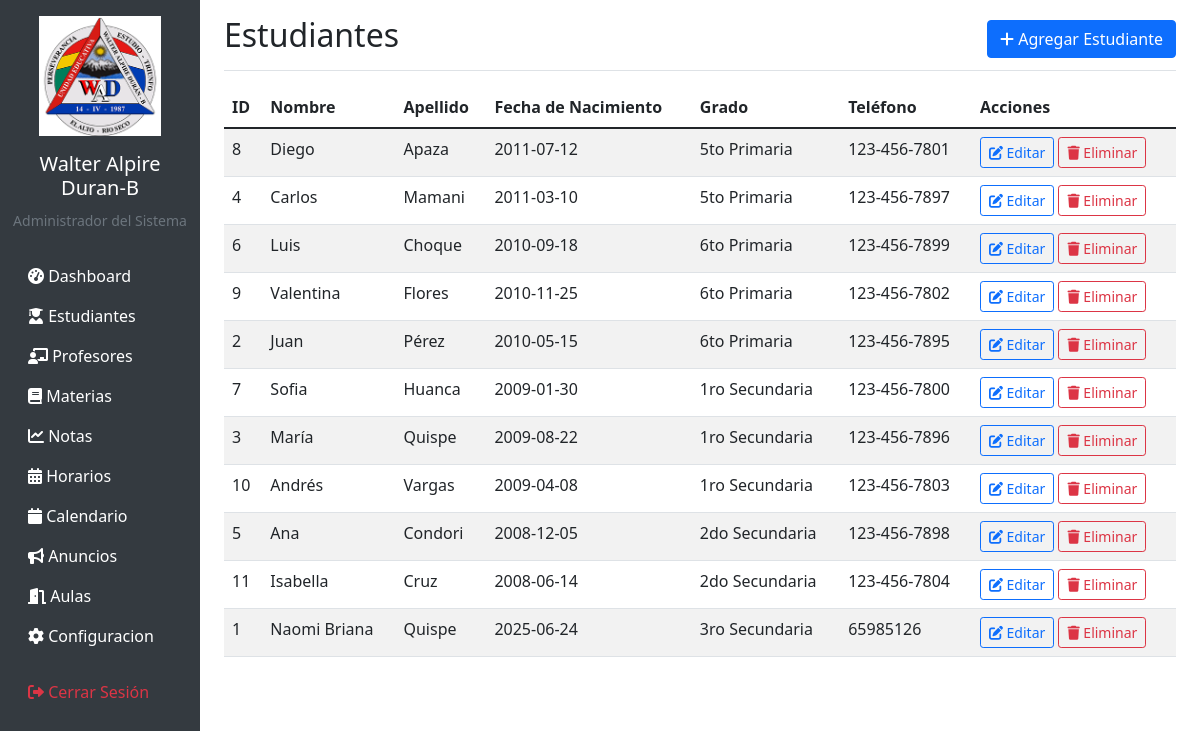
The app's page /students (signed in) with its own data.
### tables this page shows
CREATE TABLE students (
            id INTEGER PRIMARY KEY AUTOINCREMENT,
            first_name TEXT NOT NULL,
            last_name TEXT NOT NULL,
            date_of_birth DATE,
            grade TEXT NOT NULL,
            parent_id INTEGER,
            address TEXT,
            phone TEXT,
            created_at TIMESTAMP DEFAULT CURRENT_TIMESTAMP,
            FOREIGN KEY (parent_id) REFERENCES users (id)
        );

### app.py (the view)
@app.route('/students')
@login_required
@role_required(['director', 'profesor'])
def list_students():
    conn = get_db_connection()
    students = conn.execute('''SELECT s.*, u.full_name as parent_name
FROM students s
LEFT JOIN users u ON s.parent_id = u.id
ORDER BY
    CASE s.grade
        WHEN '1ro Primaria' THEN 1
        WHEN '2do Primaria' THEN 2
        WHEN '3ro Primaria' THEN 3
        WHEN '4to Primaria' THEN 4
        WHEN '5to Primaria' THEN 5
        WHEN '6to Primaria' THEN 6
        WHEN '1ro Secundaria' THEN 7
        WHEN '2do Secundaria' THEN 8
        WHEN '3ro Secundaria' THEN 9
        WHEN '4to Secundaria' THEN 10
        WHEN '5to Secundaria' THEN 11
        WHEN '6to Secundaria' THEN 12
        ELSE 99  -- Opcional: para grados no listados
    END,
    s.last_name,
    s.first_name;
    ''').fetchall()
    conn.close()
    return render_template('students/list.html', students=students)

### app.py (called while the page is built)
def get_db_connection():
    conn = sqlite3.connect(DATABASE)
    conn.row_factory = sqlite3.Row
    return conn

def login_required(f):
    @wraps(f)
    def decorated_function(*args, **kwargs):
        if 'user_id' not in session:
            return redirect(url_for('login'))
        return f(*args, **kwargs)
    return decorated_function

def role_required(roles):
    def decorator(f):
        @wraps(f)
        def decorated_function(*args, **kwargs):
            if 'user_role' not in session or session['user_role'] not in roles:
                flash('No tienes permisos para acceder a esta página.', 'error')
                return redirect(url_for('dashboard'))
            return f(*args, **kwargs)
        return decorated_function
    return decorator

### templates/students/list.html (shortened to what this page needs)
{% extends "base.html" %}
{% block content %}
<div class="d-flex justify-content-between flex-wrap flex-md-nowrap align-items-center pt-3 pb-2 mb-3 border-bottom">
    <h1 class="h2">Estudiantes</h1>
    <div class="btn-toolbar mb-2 mb-md-0">
        <a href="{{ url_for('add_student') }}" class="btn btn-primary">
            <i class="fas fa-plus"></i> Agregar Estudiante
        </a>
    </div>
</div>
<div class="table-responsive">
    <table class="table table-striped table-hover">
        <thead>
            <tr>
                <th>ID</th>
                <th>Nombre</th>
                <th>Apellido</th>
                <th>Fecha de Nacimiento</th>
                <th>Grado</th>
                <th>Teléfono</th>
                <th>Acciones</th>
            </tr>
        </thead>
        <tbody>
            {% for student in students %}
            <tr>
                <td>{{ student.id }}</td>
                <td>{{ student.first_name }}</td>
                <td>{{ student.last_name }}</td>
                <td>{{ student.date_of_birth }}</td>
                <td>{{ student.grade }}</td>
                <td>{{ student.phone or 'N/A' }}</td>
                <td>
                    <a href="{{ url_for('edit_student', id=student.id) }}" class="btn btn-sm btn-outline-primary">
                        <i class="fas fa-edit"></i> Editar
                    </a>
                    {% if session.user_role == 'director' %}
                    <a href="{{ url_for('delete_student', id=student.id) }}"
                       class="btn btn-sm btn-outline-danger"
                       onclick="return confirm('¿Está seguro de eliminar este estudiante?')">
                        <i class="fas fa-trash"></i> Eliminar
                    </a>
                    {% endif %}
                </td>
            </tr>
            {% else %}
            <tr>
                <td colspan="7" class="text-center">No hay estudiantes registrados</td>
            </tr>
            {% endfor %}
        </tbody>
    </table>
</div>
{% endblock %}

### templates/base.html (shortened to what this page needs)
<!DOCTYPE html>
<html lang="es">
<head>
    <link href="https://cdn.jsdelivr.net/npm/bootstrap@5.1.3/dist/css/bootstrap.min.css" rel="stylesheet">
    <link href="https://cdnjs.cloudflare.com/ajax/libs/font-awesome/6.0.0/css/all.min.css" rel="stylesheet">
    <link href="https://cdn.jsdelivr.net/npm/fullcalendar@6.1.8/index.global.min.css" rel="stylesheet">
</head>
<body>
    {% if session.user_id %}
    <div class="container-fluid">
        <div class="row">
            <nav class="col-md-3 col-lg-2 d-md-block sidebar collapse">
                <div class="position-sticky pt-3">
                    <div class="text-center mb-4">
<div class="text-center mb-3">
    <img src="{{ url_for('static', filename='img/favicon.png') }}" alt="Escudo" class="img-fluid" style="max-height: 120px;">
</div>
                        <h5 class="text-white">Walter Alpire Duran-B</h5>
                        <small class="text-muted">{{ session.full_name }}</small>
                    </div>
                    <ul class="nav flex-column">
                        <li class="nav-item">
                            <a class="nav-link" href="{{ url_for('dashboard') }}">
                                <i class="fas fa-tachometer-alt"></i> Dashboard
                            </a>
                        </li>
                        {% if session.user_role in ['director', 'profesor'] %}
                        <li class="nav-item">
                            <a class="nav-link" href="{{ url_for('list_students') }}">
                                <i class="fas fa-user-graduate"></i> Estudiantes
                            </a>
                        </li>
                        {% endif %}
                        {% if session.user_role == 'director' %}
                        <li class="nav-item">
                            <a class="nav-link" href="{{ url_for('list_teachers') }}">
                                <i class="fas fa-chalkboard-teacher"></i> Profesores
                            </a>
                        </li>
                        <li class="nav-item">
                            <a class="nav-link" href="{{ url_for('list_subjects') }}">
                                <i class="fas fa-book"></i> Materias
                            </a>
                        </li>
                        {% endif %}
                        <li class="nav-item">
                            <a class="nav-link" href="{{ url_for('list_grades') }}">
                                <i class="fas fa-chart-line"></i> Notas
                            </a>
                        </li>
                        <li class="nav-item">
                            <a class="nav-link" href="{{ url_for('list_schedules') }}">
                                <i class="fas fa-calendar-alt"></i> Horarios
                            </a>
                        </li>
                        <li class="nav-item">
                            <a class="nav-link" href="{{ url_for('schedule_calendar') }}">
                                <i class="fas fa-calendar"></i> Calendario
                            </a>
                        </li>
                        <li class="nav-item">
                            <a class="nav-link" href="{{ url_for('list_announcements') }}">
                                <i class="fas fa-bullhorn"></i> Anuncios
                            </a>
                        </li>
                        {% if session.user_role in ['director', 'profesor'] %}
                        <li class="nav-item">
                            <a class="nav-link" href="{{ url_for('list_rooms') }}">
                                <i class="fas fa-door-open"></i> Aulas
                            </a>
                        </li>
                        {% endif %}
                        {% if session.user_role == 'director' %}
                        <li class="nav-item">
                            <a class="nav-link" href="{{ url_for('list_users') }}">
                                <i class="fas fa-gear"></i> Configuracion
                            </a>
                        </li>
                        {% endif %}
                        <li class="nav-item mt-3">
                            <a class="nav-link text-danger" href="{{ url_for('logout') }}">
                                <i class="fas fa-sign-out-alt"></i> Cerrar Sesión
                            </a>
                        </li>
                    </ul>
                </div>
            </nav>
            <main class="col-md-9 ms-sm-auto col-lg-10 px-md-4 main-content">
                {% endif %}
                {% block content %}{% endblock %}
                {% if session.user_id %}
            </main>
        </div>
    </div>
    {% endif %}
</body>
</html>

### templates/base.html (style rules this page uses)
.sidebar { min-height: 100vh; background-color: #343a40; }
.sidebar .nav-link { color: #fff; }
.main-content { margin-left: 0; }
@media (min-width: 768px) { .main-content { margin-left: 250px; } }

### records on screen
students: id "8", first_name "Diego", last_name "Apaza", date_of_birth "2011-07-12", grade "5to Primaria", phone "123-456-7801"
students: id "4", first_name "Carlos", last_name "Mamani", date_of_birth "2011-03-10", grade "5to Primaria", phone "123-456-7897"
students: id "6", first_name "Luis", last_name "Choque", date_of_birth "2010-09-18", grade "6to Primaria", phone "123-456-7899"
students: id "9", first_name "Valentina", last_name "Flores", date_of_birth "2010-11-25", grade "6to Primaria", phone "123-456-7802"
students: id "2", first_name "Juan", last_name "Pérez", date_of_birth "2010-05-15", grade "6to Primaria", phone "123-456-7895"
students: id "7", first_name "Sofia", last_name "Huanca", date_of_birth "2009-01-30", grade "1ro Secundaria", phone "123-456-7800"
students: id "3", first_name "María", last_name "Quispe", date_of_birth "2009-08-22", grade "1ro Secundaria", phone "123-456-7896"
students: id "10", first_name "Andrés", last_name "Vargas", date_of_birth "2009-04-08", grade "1ro Secundaria", phone "123-456-7803"
students: id "5", first_name "Ana", last_name "Condori", date_of_birth "2008-12-05", grade "2do Secundaria", phone "123-456-7898"
students: id "11", first_name "Isabella", last_name "Cruz", date_of_birth "2008-06-14", grade "2do Secundaria", phone "123-456-7804"
students: id "1", first_name "Naomi Briana", last_name "Quispe", date_of_birth "2025-06-24", grade "3ro Secundaria", phone "65985126"

### other values on screen
{{ session.full_name }} "Administrador del Sistema"
